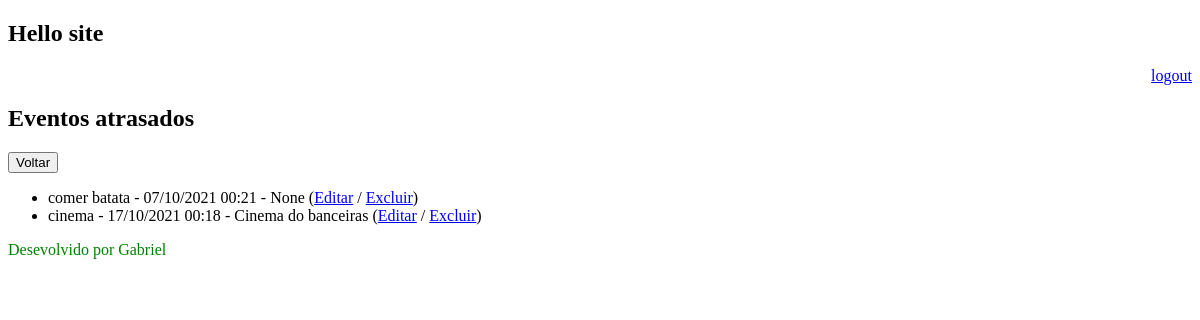
/agenda/eventos_passados (signed in), run on an earlier commit of the app's database.
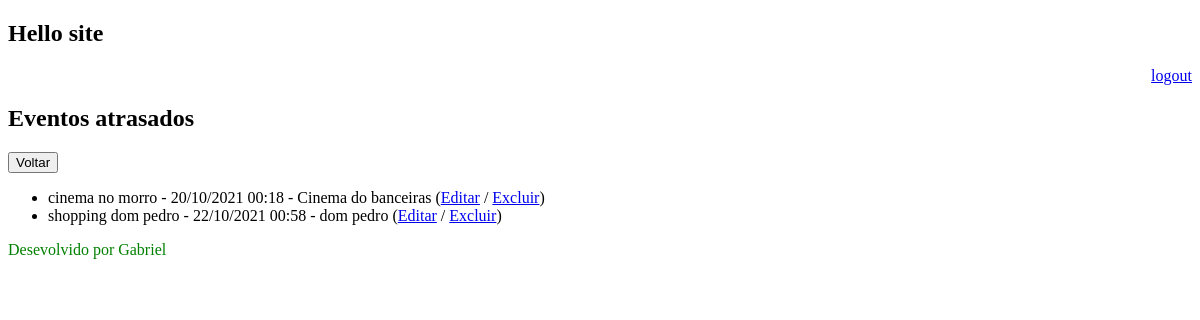
And on a later commit of the database.
### core/models.py (models this page shows, shortened)
class Evento(models.Model):
    titulo = models.CharField(max_length=100)
    descricao = models.TextField(blank=True, null=True)
    data_evento = models.DateTimeField()
    data_criacao = models.DateTimeField(auto_now=True)
    usuarios = models.ForeignKey(User, on_delete=models.CASCADE)
    local = models.CharField(blank=True, null=True, max_length=100)
    class Meta:
        db_table = 'evento'
    def get_data_evento(self):
        return self.data_evento.strftime('%d/%m/%Y %H:%M')
    def get_local_evento(self):
        return self.local

### core/views.py (the view)
# urls.py: path('agenda/eventos_passados', views.eventos_passados),
@login_required(login_url='/login/')
def eventos_passados(request):
    pessoa_que_esta_usando = request.user
    data_agora = datetime.now() - timedelta(hours=1)
    eventos_atrados = Evento.objects.filter(usuarios=pessoa_que_esta_usando, data_evento__lt=data_agora)
    lista_eventos_atrasados = {'eventos_atrasados':eventos_atrados}
    return render (request, 'events_pass.html', lista_eventos_atrasados)

### templates/events_pass.html
{% extends "header.html" %}
{% block content %}
<h2>Eventos atrasados</h2>
    <a href="/">
        <button type='button'>Voltar</button>
    </a>
    <ul>
        {% for c in eventos_atrasados %}
        <li>
            {{ c.titulo }} - {{ c.get_data_evento }} - {{ c.get_local_evento}}
            (<a href="evento/?id={{ c.id }} ">Editar</a>
            / <a href="evento/delete/{{ c.id }}">Excluir</a>)
        </li>
        {% endfor %}
    </ul>
{% endblock %}

What changed in the data, as far as the page shows it:
removed Evento: titulo "comer batata", get_data_evento "07/10/2021 00:21", get_local_evento "None"
changed Evento "Cinema do banceiras": titulo "cinema" → "cinema no morro"; get_data_evento "17/10/2021 00:18" → "20/10/2021 00:18"
added Evento: titulo "shopping dom pedro", get_data_evento "22/10/2021 00:58", get_local_evento "dom pedro"
